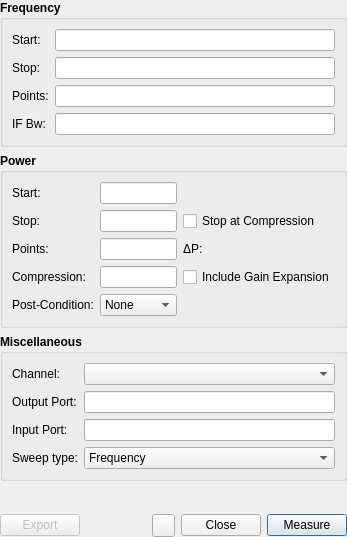
<?xml version="1.0" encoding="UTF-8"?>
<ui version="4.0">
 <class>SettingsPage</class>
 <widget class="QWidget" name="SettingsPage">
  <property name="geometry">
   <rect>
    <x>0</x>
    <y>0</y>
    <width>347</width>
    <height>537</height>
   </rect>
  </property>
  <property name="windowTitle">
   <string>Form</string>
  </property>
  <layout class="QVBoxLayout" name="verticalLayout">
   <property name="leftMargin">
    <number>0</number>
   </property>
   <property name="topMargin">
    <number>0</number>
   </property>
   <property name="rightMargin">
    <number>0</number>
   </property>
   <property name="bottomMargin">
    <number>0</number>
   </property>
   <item>
    <widget class="QGroupBox" name="frequencyGroup">
     <property name="font">
      <font>
       <weight>75</weight>
       <bold>true</bold>
      </font>
     </property>
     <property name="title">
      <string>Frequency</string>
     </property>
     <layout class="QGridLayout" name="frequencyGridLayout" columnstretch="0,1">
      <property name="leftMargin">
       <number>9</number>
      </property>
      <property name="topMargin">
       <number>9</number>
      </property>
      <property name="rightMargin">
       <number>9</number>
      </property>
      <property name="bottomMargin">
       <number>9</number>
      </property>
      <item row="0" column="0">
       <widget class="QLabel" name="startFrequencyLabel">
        <property name="font">
         <font>
          <weight>50</weight>
          <bold>false</bold>
         </font>
        </property>
        <property name="text">
         <string>Start:</string>
        </property>
       </widget>
      </item>
      <item row="0" column="1">
       <widget class="RsaToolbox::FrequencyEdit" name="startFrequency">
        <property name="font">
         <font>
          <weight>50</weight>
          <bold>false</bold>
         </font>
        </property>
       </widget>
      </item>
      <item row="1" column="0">
       <widget class="QLabel" name="stopFrequencyLabel">
        <property name="font">
         <font>
          <weight>50</weight>
          <bold>false</bold>
         </font>
        </property>
        <property name="text">
         <string>Stop:</string>
        </property>
       </widget>
      </item>
      <item row="1" column="1">
       <widget class="RsaToolbox::FrequencyEdit" name="stopFrequency">
        <property name="font">
         <font>
          <weight>50</weight>
          <bold>false</bold>
         </font>
        </property>
       </widget>
      </item>
      <item row="2" column="0">
       <widget class="QLabel" name="frequencyPointsLabel">
        <property name="font">
         <font>
          <weight>50</weight>
          <bold>false</bold>
         </font>
        </property>
        <property name="text">
         <string>Points:</string>
        </property>
       </widget>
      </item>
      <item row="2" column="1">
       <widget class="RsaToolbox::PointsEdit" name="frequencyPoints">
        <property name="font">
         <font>
          <weight>50</weight>
          <bold>false</bold>
         </font>
        </property>
       </widget>
      </item>
      <item row="3" column="0">
       <widget class="QLabel" name="ifBwLabel">
        <property name="font">
         <font>
          <weight>50</weight>
          <bold>false</bold>
         </font>
        </property>
        <property name="text">
         <string>IF Bw:</string>
        </property>
       </widget>
      </item>
      <item row="3" column="1">
       <widget class="RsaToolbox::FrequencyEdit" name="ifBw">
        <property name="font">
         <font>
          <weight>50</weight>
          <bold>false</bold>
         </font>
        </property>
       </widget>
      </item>
     </layout>
    </widget>
   </item>
   <item>
    <widget class="QGroupBox" name="powerGroup">
     <property name="font">
      <font>
       <weight>75</weight>
       <bold>true</bold>
      </font>
     </property>
     <property name="title">
      <string>Power</string>
     </property>
     <layout class="QGridLayout" name="powerGridLayout" columnstretch="0,1,0">
      <property name="leftMargin">
       <number>9</number>
      </property>
      <property name="topMargin">
       <number>9</number>
      </property>
      <property name="rightMargin">
       <number>9</number>
      </property>
      <property name="bottomMargin">
       <number>9</number>
      </property>
      <item row="0" column="0">
       <widget class="QLabel" name="startPowerLabel">
        <property name="font">
         <font>
          <weight>50</weight>
          <bold>false</bold>
         </font>
        </property>
        <property name="text">
         <string>Start:</string>
        </property>
       </widget>
      </item>
      <item row="0" column="1">
       <widget class="RsaToolbox::PowerEdit" name="startPower">
        <property name="font">
         <font>
          <weight>50</weight>
          <bold>false</bold>
         </font>
        </property>
       </widget>
      </item>
      <item row="1" column="0">
       <widget class="QLabel" name="stopPowerLabel">
        <property name="font">
         <font>
          <weight>50</weight>
          <bold>false</bold>
         </font>
        </property>
        <property name="text">
         <string>Stop:</string>
        </property>
       </widget>
      </item>
      <item row="1" column="1">
       <widget class="RsaToolbox::PowerEdit" name="stopPower">
        <property name="font">
         <font>
          <weight>50</weight>
          <bold>false</bold>
         </font>
        </property>
       </widget>
      </item>
      <item row="1" column="2">
       <widget class="QCheckBox" name="stopAtCompression">
        <property name="font">
         <font>
          <weight>50</weight>
          <bold>false</bold>
         </font>
        </property>
        <property name="text">
         <string>Stop at Compression</string>
        </property>
       </widget>
      </item>
      <item row="2" column="0">
       <widget class="QLabel" name="powerPointsLabel">
        <property name="font">
         <font>
          <weight>50</weight>
          <bold>false</bold>
         </font>
        </property>
        <property name="text">
         <string>Points:</string>
        </property>
       </widget>
      </item>
      <item row="2" column="1">
       <widget class="RsaToolbox::PointsEdit" name="powerPoints">
        <property name="font">
         <font>
          <weight>50</weight>
          <bold>false</bold>
         </font>
        </property>
       </widget>
      </item>
      <item row="2" column="2">
       <widget class="QWidget" name="powerSpacingWidget" native="true">
        <layout class="QHBoxLayout" name="horizontalLayout" stretch="0,1">
         <property name="leftMargin">
          <number>0</number>
         </property>
         <property name="topMargin">
          <number>0</number>
         </property>
         <property name="rightMargin">
          <number>0</number>
         </property>
         <property name="bottomMargin">
          <number>0</number>
         </property>
         <item>
          <widget class="QLabel" name="powerSpacingLabel">
           <property name="font">
            <font>
             <weight>50</weight>
             <bold>false</bold>
            </font>
           </property>
           <property name="text">
            <string>ΔP:</string>
           </property>
          </widget>
         </item>
         <item>
          <widget class="QLabel" name="powerSpacing">
           <property name="font">
            <font>
             <weight>50</weight>
             <bold>false</bold>
            </font>
           </property>
           <property name="text">
            <string/>
           </property>
          </widget>
         </item>
        </layout>
       </widget>
      </item>
      <item row="3" column="0">
       <widget class="QLabel" name="compressionLabel">
        <property name="font">
         <font>
          <weight>50</weight>
          <bold>false</bold>
         </font>
        </property>
        <property name="text">
         <string>Compression:</string>
        </property>
       </widget>
      </item>
      <item row="3" column="1">
       <widget class="RsaToolbox::DecibelEdit" name="compression">
        <property name="font">
         <font>
          <weight>50</weight>
          <bold>false</bold>
         </font>
        </property>
       </widget>
      </item>
      <item row="3" column="2">
       <widget class="QCheckBox" name="includeGainExpansion">
        <property name="font">
         <font>
          <weight>50</weight>
          <bold>false</bold>
         </font>
        </property>
        <property name="text">
         <string>Include Gain Expansion</string>
        </property>
       </widget>
      </item>
      <item row="4" column="0">
       <widget class="QLabel" name="postConditionLabel">
        <property name="font">
         <font>
          <weight>50</weight>
          <bold>false</bold>
         </font>
        </property>
        <property name="text">
         <string>Post-Condition:</string>
        </property>
       </widget>
      </item>
      <item row="4" column="1">
       <widget class="QComboBox" name="postCondition">
        <property name="font">
         <font>
          <weight>50</weight>
          <bold>false</bold>
         </font>
        </property>
        <item>
         <property name="text">
          <string>None</string>
         </property>
        </item>
        <item>
         <property name="text">
          <string>RF Off</string>
         </property>
        </item>
       </widget>
      </item>
     </layout>
    </widget>
   </item>
   <item>
    <widget class="QGroupBox" name="miscellaneousGroup">
     <property name="font">
      <font>
       <weight>75</weight>
       <bold>true</bold>
      </font>
     </property>
     <property name="title">
      <string>Miscellaneous</string>
     </property>
     <layout class="QGridLayout" name="miscellaneousGridLayout" columnstretch="0,1">
      <property name="leftMargin">
       <number>9</number>
      </property>
      <property name="topMargin">
       <number>9</number>
      </property>
      <property name="rightMargin">
       <number>9</number>
      </property>
      <property name="bottomMargin">
       <number>9</number>
      </property>
      <item row="0" column="0">
       <widget class="QLabel" name="channelLabel">
        <property name="font">
         <font>
          <weight>50</weight>
          <bold>false</bold>
         </font>
        </property>
        <property name="text">
         <string>Channel:</string>
        </property>
       </widget>
      </item>
      <item row="0" column="1">
       <widget class="QComboBox" name="channel">
        <property name="font">
         <font>
          <weight>50</weight>
          <bold>false</bold>
         </font>
        </property>
       </widget>
      </item>
      <item row="1" column="0">
       <widget class="QLabel" name="outputPortLabel">
        <property name="font">
         <font>
          <weight>50</weight>
          <bold>false</bold>
         </font>
        </property>
        <property name="text">
         <string>Output Port:</string>
        </property>
       </widget>
      </item>
      <item row="1" column="1">
       <widget class="RsaToolbox::PointsEdit" name="outputPort">
        <property name="font">
         <font>
          <weight>50</weight>
          <bold>false</bold>
         </font>
        </property>
       </widget>
      </item>
      <item row="2" column="0">
       <widget class="QLabel" name="inputPortLabel">
        <property name="font">
         <font>
          <weight>50</weight>
          <bold>false</bold>
         </font>
        </property>
        <property name="text">
         <string>Input Port:</string>
        </property>
       </widget>
      </item>
      <item row="2" column="1">
       <widget class="RsaToolbox::PointsEdit" name="inputPort">
        <property name="font">
         <font>
          <weight>50</weight>
          <bold>false</bold>
         </font>
        </property>
       </widget>
      </item>
      <item row="3" column="0">
       <widget class="QLabel" name="sweepTypeLabel">
        <property name="font">
         <font>
          <weight>50</weight>
          <bold>false</bold>
         </font>
        </property>
        <property name="text">
         <string>Sweep type:</string>
        </property>
       </widget>
      </item>
      <item row="3" column="1">
       <widget class="QComboBox" name="sweepType">
        <property name="font">
         <font>
          <weight>50</weight>
          <bold>false</bold>
         </font>
        </property>
        <item>
         <property name="text">
          <string>Frequency</string>
         </property>
        </item>
       </widget>
      </item>
     </layout>
    </widget>
   </item>
   <item>
    <widget class="RsaToolbox::ErrorLabel" name="error" native="true"/>
   </item>
   <item>
    <spacer name="verticalSpacer">
     <property name="orientation">
      <enum>Qt::Vertical</enum>
     </property>
     <property name="sizeHint" stdset="0">
      <size>
       <width>20</width>
       <height>48</height>
      </size>
     </property>
    </spacer>
   </item>
   <item>
    <widget class="QWidget" name="widget" native="true">
     <layout class="QHBoxLayout" name="buttonHorizontalLayout">
      <property name="leftMargin">
       <number>0</number>
      </property>
      <property name="topMargin">
       <number>0</number>
      </property>
      <property name="rightMargin">
       <number>0</number>
      </property>
      <property name="bottomMargin">
       <number>0</number>
      </property>
      <item>
       <widget class="QPushButton" name="exportButton">
        <property name="enabled">
         <bool>false</bool>
        </property>
        <property name="text">
         <string>Export</string>
        </property>
        <property name="autoDefault">
         <bool>true</bool>
        </property>
       </widget>
      </item>
      <item>
       <spacer name="horizontalSpacer">
        <property name="orientation">
         <enum>Qt::Horizontal</enum>
        </property>
        <property name="sizeHint" stdset="0">
         <size>
          <width>0</width>
          <height>20</height>
         </size>
        </property>
       </spacer>
      </item>
      <item>
       <widget class="QPushButton" name="miniGuiButton">
        <property name="minimumSize">
         <size>
          <width>23</width>
          <height>23</height>
         </size>
        </property>
        <property name="maximumSize">
         <size>
          <width>23</width>
          <height>23</height>
         </size>
        </property>
        <property name="text">
         <string/>
        </property>
        <property name="icon">
         <iconset resource="CoreResources.qrc">
          <normaloff>:/Icons/Down_arrow.png</normaloff>:/Icons/Down_arrow.png</iconset>
        </property>
       </widget>
      </item>
      <item>
       <widget class="QPushButton" name="closeButton">
        <property name="text">
         <string>Close</string>
        </property>
        <property name="autoDefault">
         <bool>true</bool>
        </property>
       </widget>
      </item>
      <item>
       <widget class="QPushButton" name="measureButton">
        <property name="text">
         <string>Measure</string>
        </property>
        <property name="autoDefault">
         <bool>true</bool>
        </property>
        <property name="default">
         <bool>true</bool>
        </property>
       </widget>
      </item>
     </layout>
    </widget>
   </item>
  </layout>
 </widget>
 <customwidgets>
  <customwidget>
   <class>RsaToolbox::ErrorLabel</class>
   <extends>QWidget</extends>
   <header>ErrorLabel.h</header>
   <container>1</container>
  </customwidget>
  <customwidget>
   <class>RsaToolbox::PointsEdit</class>
   <extends>QLineEdit</extends>
   <header>PointsEdit.h</header>
  </customwidget>
  <customwidget>
   <class>RsaToolbox::FrequencyEdit</class>
   <extends>QLineEdit</extends>
   <header>FrequencyEdit.h</header>
  </customwidget>
  <customwidget>
   <class>RsaToolbox::PowerEdit</class>
   <extends>QLineEdit</extends>
   <header>PowerEdit.h</header>
  </customwidget>
  <customwidget>
   <class>RsaToolbox::DecibelEdit</class>
   <extends>QLineEdit</extends>
   <header>DecibelEdit.h</header>
  </customwidget>
 </customwidgets>
 <tabstops>
  <tabstop>startFrequency</tabstop>
  <tabstop>stopFrequency</tabstop>
  <tabstop>frequencyPoints</tabstop>
  <tabstop>ifBw</tabstop>
  <tabstop>startPower</tabstop>
  <tabstop>stopPower</tabstop>
  <tabstop>stopAtCompression</tabstop>
  <tabstop>powerPoints</tabstop>
  <tabstop>compression</tabstop>
  <tabstop>includeGainExpansion</tabstop>
  <tabstop>postCondition</tabstop>
  <tabstop>channel</tabstop>
  <tabstop>outputPort</tabstop>
  <tabstop>inputPort</tabstop>
  <tabstop>sweepType</tabstop>
  <tabstop>exportButton</tabstop>
  <tabstop>closeButton</tabstop>
  <tabstop>measureButton</tabstop>
 </tabstops>
 <resources>
  <include location="CoreResources.qrc"/>
 </resources>
 <connections/>
</ui>
